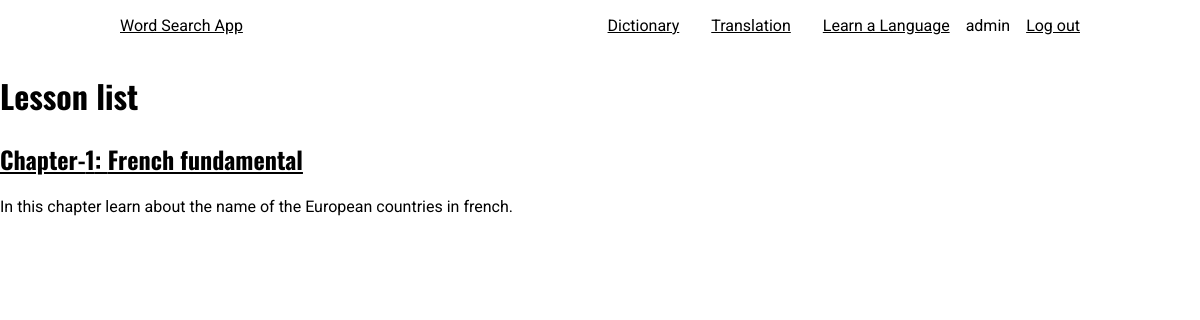
Screenshot of /curriculum/2/french_fundamental/ (signed in) with the database file from the repository.
### curriculum/models.py (models this page shows, shortened)
class Lesson(models.Model):
    lesson_id = models.CharField(max_length=100, unique=True)
    Standard = models.ForeignKey(Standard, on_delete=models.CASCADE)
    created_by = models.ForeignKey(User,on_delete=models.CASCADE)
    created_at = models.DateTimeField(auto_now_add=True)
    subject = models.ForeignKey(Subject, on_delete=models.CASCADE,related_name='lessons')
    name = models.CharField(max_length=250)
    position = models.PositiveSmallIntegerField(verbose_name="Chapter no.")
    slug = models.SlugField(null=True, blank=True)
    video = models.CharField(max_length=500, blank=True)
    description = models.TextField(max_length=500,blank=True)
    class Meta:
        ordering = ['position']

### curriculum/views.py (the view)
# urls.py: path('<str:standard>/<slug:slug>/', views.LessonListView.as_view(), name='lesson_list'),
class LessonListView(DetailView):
    context_object_name = 'subjects'
    model = Subject
    template_name = 'curriculum/lesson_list_view.html'

### curriculum/templates/curriculum/lesson_list_view.html
{% extends 'Login/base.html' %}
{% load static %}
{% block content %}
  <main class="lesson_list">
    <h1>Lesson list</h1>
    <div class="lesson_list_container">
      {% for lesson in subjects.lessons.all %}
        <div class="lesson_list_block">
          <h2><a href ="{% url 'curriculum:lesson_detail' slug=lesson.slug subject=subjects.slug standard=lesson.Standard.slug %}">
            Chapter-{{lesson.position}}: {{lesson.name}}
          </a></h2>
          <p>{{lesson.description}}</p>
        </div>
      {% endfor %}
    </div>
  </main>
{% endblock%}

### Login/Templates/Login/base.html (shortened to what this page needs)
{% load static %}
<!DOCTYPE html>
<html>
  <head>
    <link rel="stylesheet" href="{% static 'Login/css/master.css' %}">
  </head>
 <body>
    <header>
      <div class="logo">
        <a href="{% url 'Login:homepage' %}">Word Search App</a>
      </div>
      <nav>
        <ul class="nav__list">
          <li class="nav__link"><a href="{% url 'Dictionary:index' %}">Dictionary</a></li>
          <li class="nav__link"><a href="{% url 'Translate:index' %}">Translation</a></li>
          <li class="nav__link"><a href="{% url 'curriculum:standard_list' %}">Learn a Language</a></li>
          {% if user.is_authenticated %}
            <li  class="mr-5 text-light"> {{user.username}}</li>
            <li class="nav__link"><a href="{% url 'Login:logout' %}">Log out</a></li>
          {% else %}
            <li class="nav__link"><a href="{% url 'Login:register' %}">Login</a></li>
            <li class="nav__link"><a href="{% url 'Login:login' %}">Sign-up</a></li>
          {% endif %}
        </ul>
      </nav>
    </header>
    {% block content %}
    {% endblock %}
  </body>
</html>

### Login/static/Login/css/master.css (style rules this page uses)
* { box-sizing: border-box; }
html { scroll-behavior: smooth; }
body { margin: 0; font-family: "Roboto", sans-serif; font-weight: 400; }
h1, h2 { font-family: "Oswald", sans-serif; }
a { color: inherit; }
ul { list-style: none; display: flex; padding-left: 0; }
li + li { padding-left: 1rem; }
header { width: 80%; margin: auto; display: flex; justify-content: space-between; align-items: center; }
.nav__link + .nav__link { margin-left: 1rem; }

### rows the page displays
Lesson: position "1", name "French fundamental", description "In this chapter learn about the name of the European countries in french."

### other values shown
{{ user.username }} "admin"
